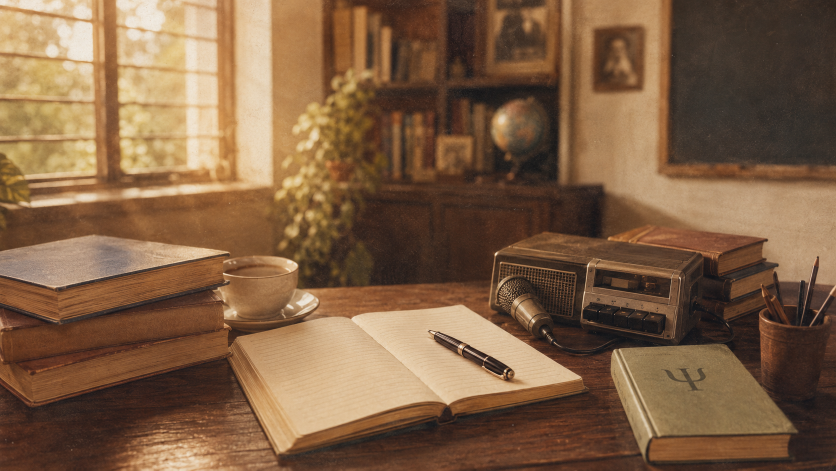
#> input picture SinglePageWebApps/FolderMedia/IMG_1001.jpg, 1672 x 941 px (shown at 1/2 size); its folder holds only this picture in this run
$ python -i analyze.py   (imports and definitions only)
#> lines starting #> are read from the running program, lines starting #| are printed output that depends on the picture
"""Per-image analysis cache. v3: Haar faces + EXIF upright + detector freshness."""

from __future__ import annotations

from datetime import datetime, timezone
from pathlib import Path

from PIL import Image, ImageFilter, ImageOps, UnidentifiedImageError
from PIL.ExifTags import IFD

from .utils import media_filesystem_path

ANALYZER_VERSION = 3
# Higher = blurrier. Solid / out-of-focus frames sit above this.
BLUR_SKIP_THRESHOLD = 0.6


def source_key(item) -> str:
    return (getattr(item, 'url', None) or getattr(item, 'external_url', None) or '') if item else ''


def current_detector() -> str:
    """'haar' when OpenCV cascades load; 'none' otherwise."""
    return 'haar' if _haar_cascades() else 'none'


# [53 lines left out: functions analysis_is_fresh, item_blur, item_subject, stub_analysis, not called in this run]


def subject_from_faces(faces) -> dict:
    """Area-weighted centroid of face boxes. Image center if none."""
    if not faces:
        return {'x': 0.5, 'y': 0.5}
    weighted_x = 0.0
    weighted_y = 0.0
    total = 0.0
    for face in faces:
        try:
            x = float(face.get('x', 0))
            y = float(face.get('y', 0))
            w = float(face.get('w', 0))
            h = float(face.get('h', 0))
        except (TypeError, ValueError, AttributeError):
            continue
        area = max(1e-6, w * h)
        weighted_x += (x + w / 2.0) * area
        weighted_y += (y + h / 2.0) * area
        total += area
    if total <= 0:
        return {'x': 0.5, 'y': 0.5}
    return {
        'x': round(max(0.0, min(1.0, weighted_x / total)), 4),
        'y': round(max(0.0, min(1.0, weighted_y / total)), 4),
    }


_FACE_DETECT_MAX_EDGE = 960
_HAAR_CASCADES = None
_HAAR_NAMES = (
    'haarcascade_frontalface_default.xml',
    'haarcascade_frontalface_alt2.xml',
)


def _haar_cascades():
    global _HAAR_CASCADES
    if _HAAR_CASCADES is not None:
        return _HAAR_CASCADES
    loaded = []
    try:
        import cv2
        root = getattr(getattr(cv2, 'data', None), 'haarcascades', '')
        for name in _HAAR_NAMES:
            cascade = cv2.CascadeClassifier(root + name)
            if not cascade.empty():
                loaded.append(cascade)
    except ImportError:
        loaded = []
    _HAAR_CASCADES = loaded
    return _HAAR_CASCADES


def _iou(a, b) -> float:
    ax2, ay2 = a['x'] + a['w'], a['y'] + a['h']
    bx2, by2 = b['x'] + b['w'], b['y'] + b['h']
    ix = max(0.0, min(ax2, bx2) - max(a['x'], b['x']))
    iy = max(0.0, min(ay2, by2) - max(a['y'], b['y']))
    inter = ix * iy
    union = a['w'] * a['h'] + b['w'] * b['h'] - inter
    return inter / union if union else 0.0


def _nms(faces, thresh=0.3) -> list[dict]:
    ordered = sorted(faces, key=lambda f: f['w'] * f['h'], reverse=True)
    kept = []
    for face in ordered:
        if all(_iou(face, other) < thresh for other in kept):
            kept.append(face)
    return kept


def detect_faces(gray: Image.Image) -> list[dict]:
    """Normalized face boxes {x, y, w, h} in 0–1. Empty if OpenCV is missing."""
    width, height = gray.size
    if width < 8 or height < 8:
        return []
    cascades = _haar_cascades()
    if not cascades:
        return []
    try:
        import numpy as np
    except ImportError:
        return []

    arr = np.array(gray.convert('L'))
    scale = min(1.0, _FACE_DETECT_MAX_EDGE / max(width, height))
    if scale < 1.0:
        try:
            import cv2
        except ImportError:
            return []
        small = cv2.resize(
            arr,
            (max(8, int(width * scale)), max(8, int(height * scale))),
            interpolation=cv2.INTER_AREA,
        )
    else:
        small = arr
        scale = 1.0

    min_side = max(20, int(min(small.shape[0], small.shape[1]) * 0.04))
    faces = []
    for cascade in cascades:
        raw = cascade.detectMultiScale(
            small,
            scaleFactor=1.08,
            minNeighbors=4,
            minSize=(min_side, min_side),
        )
        for (x, y, fw, fh) in raw:
            faces.append({
                'x': float(round(max(0.0, (x / scale) / width), 4)),
                'y': float(round(max(0.0, (y / scale) / height), 4)),
                'w': float(round(min(1.0, (fw / scale) / width), 4)),
                'h': float(round(min(1.0, (fh / scale) / height), 4)),
            })
    return _nms(faces)


def analyze_image_file(path: str | Path) -> dict:
    path = Path(path)
    with Image.open(path) as raw:
#> raw is the input picture: PIL image 1672x941 RGB; mean R, G, B 127.7, 96.2, 68.8
        raw.load()
        taken = _taken_at(raw)
        img = ImageOps.exif_transpose(raw) or raw
        if img is not raw:
            img.load()
        width, height = img.size
#> width = 1672; height = 941
        gray = img.convert('L')
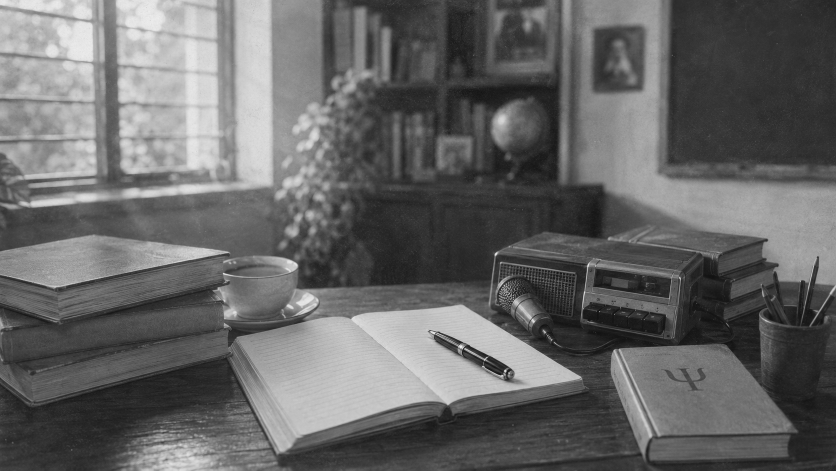
#> gray: PIL image 1672x941 L (shown at 1/2 size); min 10, max 251, mean 102.5
        blur = _blur_score(gray)
        faces = detect_faces(gray)
    aspect = round(width / height, 4) if height else 1.0
    if aspect >= 1.15:
        orientation = 'landscape'
    elif aspect <= 0.87:
        orientation = 'portrait'
    else:
        orientation = 'square'
    return {
        'v': ANALYZER_VERSION,
        'width': width,
        'height': height,
        'aspect': aspect,
        'taken_at': taken,
        'faces': faces,
        'subject': subject_from_faces(faces),
        'blur': blur,
        'orientation': orientation,
        'detector': current_detector(),
        'analyzed_at': _now(),
    }


# [28 lines left out: functions ensure_item_analysis, ensure_analyses, not called in this run]


def _now() -> str:
    return datetime.now(timezone.utc).replace(microsecond=0).isoformat()


def _taken_at(img: Image.Image) -> str | None:
    try:
        exif = img.getexif()
        raw = None
        if exif:
            try:
                ifd = exif.get_ifd(IFD.Exif)
                raw = ifd.get(36867) or ifd.get(36868)
            except Exception:
                raw = None
            raw = raw or exif.get(306)
        if not raw:
            return None
        text = str(raw).strip()
        if len(text) >= 19 and text[4] == ':':
            return f'{text[0:4]}-{text[5:7]}-{text[8:10]}T{text[11:19]}'
        return text
    except Exception:
        return None


def _blur_score(gray: Image.Image) -> float:
    """0 = sharp, 1 = blurry. Laplacian energy after a box downsample."""
    small = gray.convert('L').resize((64, 64), Image.Resampling.BOX)
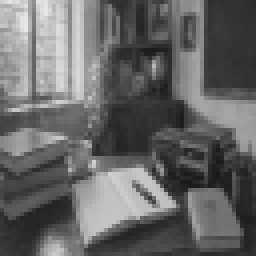
#> small: PIL image 64x64 L (shown 4 times larger); min 23, max 231, mean 102.4
    lap = small.filter(
        ImageFilter.Kernel((3, 3), [0, 1, 0, 1, -4, 1, 0, 1, 0], scale=1, offset=128)
    ).crop((2, 2, 62, 62))
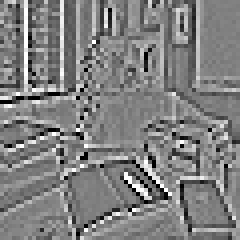
#> lap: PIL image 60x60 L (shown 4 times larger); min 0, max 255, mean 128.1
    pixels = list(lap.getdata())
#> pixels = 3600 values, max 255 at index 126, min 0 at index 147, mean 128.1
    if not pixels:
        return 1.0
    mean = sum(pixels) / len(pixels)
#> mean = 128.1
    var = sum((p - mean) ** 2 for p in pixels) / len(pixels)
#> var = 1832
    sharpness = min(1.0, var / 250.0)
#> sharpness = 1
    return round(max(0.0, min(1.0, 1.0 - sharpness)), 4)

>>> result = analyze_image_file('../../SinglePageWebApps/FolderMedia/IMG_1001.jpg')
#> in analyze_image_file, `blur = _blur_score(gray)`: blur = 0
#> in detect_faces, `small = cv2.resize( arr, (max(8, int(width * scale)), max(8, int(heigh..`:
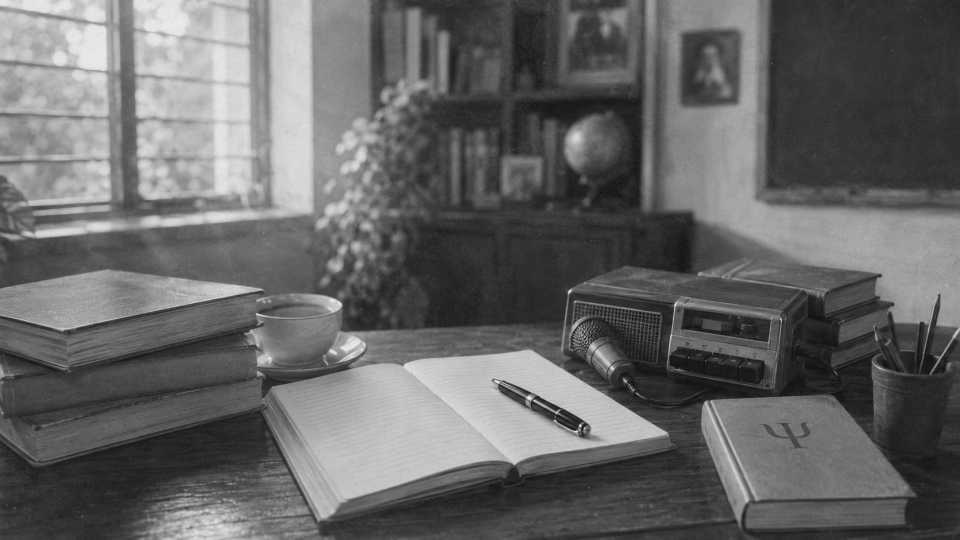
#> small: shape (540, 960); min 17, max 243, mean 102.5
#> the loop in detect_faces, `for cascade in cascades:` made 2 passes
#> raw on pass 1: [[370, 168, 35, 35], [60, 3, 58, 58], [115, 41, 104, 104]]
#> after the loop in detect_faces, `for cascade in cascades:`: faces = 3 items
#> the loop in _nms, `for face in ordered:` made 3 passes
#> face on passes 2 to 3: {'x': 0.0625, 'y': 0.0056, 'w': 0.0604, 'h': 0.107}, {'x': 0.385, 'y': 0.311, 'w': 0.0365, 'h': 0.0648}
#> face on pass 1: {'x': 0.12, 'y': 0.0759, 'w': 0.108, 'h': 0.193}
#> the loop in subject_from_faces, `for face in faces:` made 3 passes
#> (x, y, w, h, area, weighted_x, weighted_y, total) on passes 1 to 3: (0.12, 0.0759, 0.108, 0.193, 0.0208, 0.00363, 0.00359, 0.0208), (0.0625, 0.0056, 0.0604, 0.107, 0.00649, 0.00423, 0.00397, 0.0273), (0.385, 0.311, 0.0365, 0.0648, 0.00237, 0.00518, 0.00479, 0.0297)
#> after the loop in subject_from_faces, `for face in faces:`: total = 0.0297; weighted_x = 0.00518; weighted_y = 0.00479
#> result = 11 items
